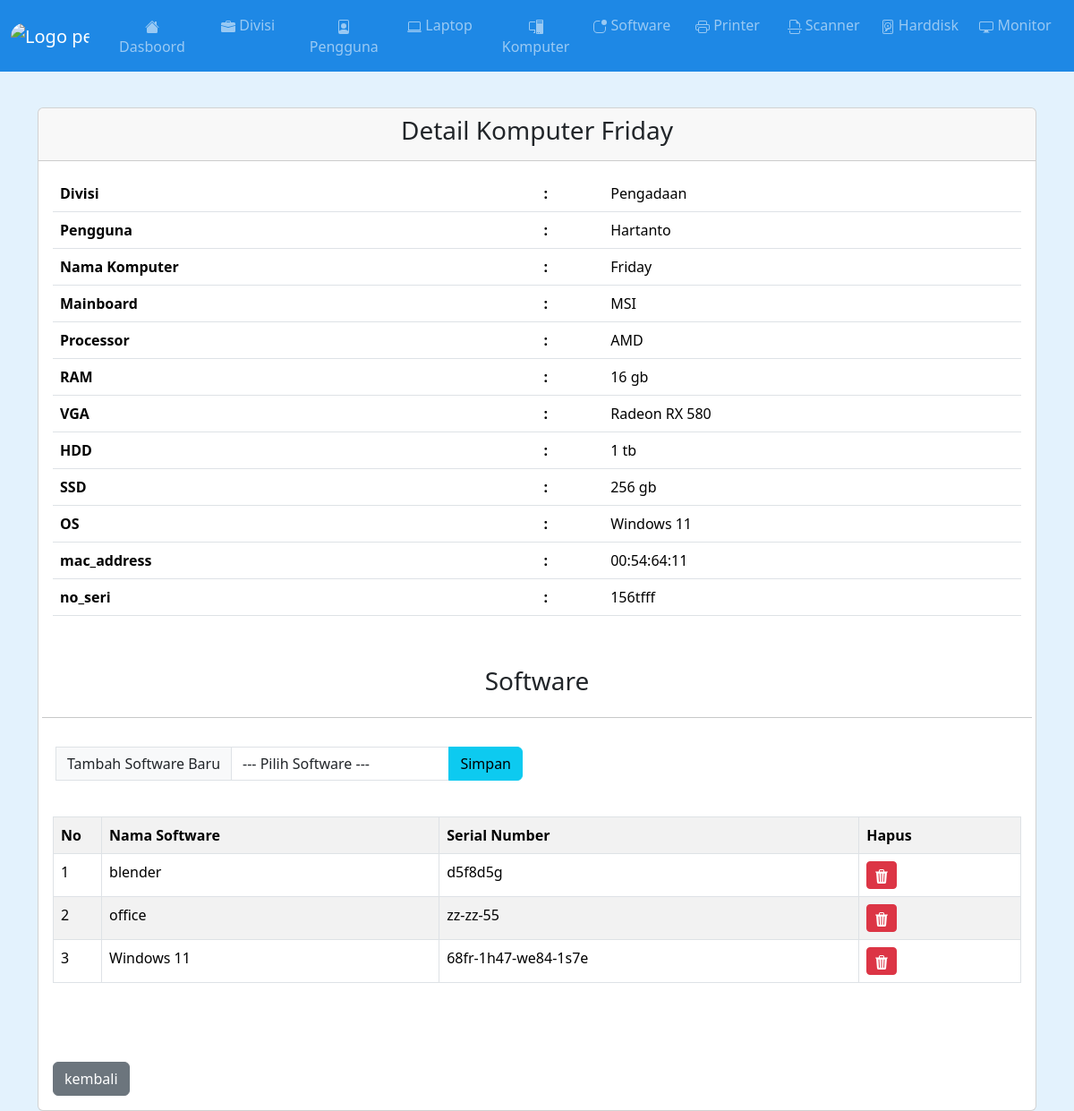
/pc_detail.php?id=16, run on the app's committed database.
### tables this page shows
CREATE TABLE `data_inventaris` (
  `id` int(11) NOT NULL,
  `id_data_devisi` int(11) NOT NULL,
  `jenis_barang` varchar(100) NOT NULL,
  `nama_pengguna_id` int(11) NOT NULL,
  `id_data_laptop` int(11) NOT NULL,
  `id_data_monitor` int(11) NOT NULL,
  `id_data_hdd_eks` int(11) NOT NULL,
  `id_data_pc` int(11) NOT NULL,
  `id_data_printer` int(11) NOT NULL,
  `id_data_scanner` int(11) NOT NULL
);

CREATE TABLE `data_pc` (
  `id` int(11) NOT NULL,
  `computer_name` varchar(100) NOT NULL,
  `mainboard` varchar(100) NOT NULL,
  `processor` varchar(100) NOT NULL,
  `ram` varchar(100) NOT NULL,
  `vga` varchar(100) NOT NULL,
  `hdd` varchar(100) NOT NULL,
  `ssd` varchar(100) NOT NULL,
  `os` varchar(100) NOT NULL,
  `mac_address` varchar(100) NOT NULL,
  `no_seri` varchar(100) NOT NULL
);

CREATE TABLE `data_devisi` (
  `id` int(11) NOT NULL,
  `nama_devisi` varchar(100) NOT NULL
);

CREATE TABLE `data_pengguna` (
  `id` int(11) NOT NULL,
  `nama` varchar(100) NOT NULL
);

CREATE TABLE `data_software` (
  `id` int(11) NOT NULL,
  `nama_software` varchar(100) NOT NULL,
  `serial_number` varchar(100) NOT NULL,
  `status_aktif` varchar(100) NOT NULL,
  `jumlah_lisensi` int(11) NOT NULL
);

### pc_detail.php (the view, shortened to what this page needs)
<?php
include 'header.php';
include 'koneksi.php'; ?>
<br><br><br>
<div class="container mt-5">
	<div class="card">
		<?php
		$id_pc = $_GET['id'];
		$data = mysqli_query($koneksi, "SELECT data_inventaris.id_data_pc, data_devisi.nama_devisi, data_pengguna.nama, data_pc.computer_name,data_pc.mainboard,data_pc.processor,data_pc.ram,data_pc.vga,data_pc.hdd,data_pc.ssd,data_pc.os,data_pc.mac_address,data_pc.no_seri FROM data_inventaris JOIN data_devisi ON data_devisi.id = data_inventaris.id_data_devisi JOIN data_pengguna ON data_pengguna.id = data_inventaris.nama_pengguna_id JOIN data_pc ON data_pc.id = data_inventaris.id_data_pc WHERE data_pc.id='$id_pc'");
		while ($d=mysqli_fetch_array($data)) {
		 	?>
		 	<div class="card-header text-center">
				<h3>Detail Komputer <?php echo $d['computer_name']; ?></h3>
			</div>
			<div class="card-body">
				<table class="table">
					<tr>
						<th>Divisi</th>
						<th>:</th>
						<td><?= $d['nama_devisi']; ?></td>
					</tr>
					<tr>
						<th>Pengguna</th>
						<th>:</th>
						<td><?= $d['nama']; ?></td>
					</tr>
					<tr>
						<th>Nama Komputer</th>
						<th>:</th>
						<td><?= $d['computer_name']; ?></td>
					</tr>
					<tr>
						<th>Mainboard</th>
						<th>:</th>
						<td><?= $d['mainboard']; ?></td>
					</tr>
					<tr>
						<th>Processor</th>
						<th>:</th>
						<td><?= $d['processor']; ?></td>
					</tr>
					<tr>
						<th>RAM</th>
						<th>:</th>
						<td><?= $d['ram'] ?></td>
					</tr>
					<tr>
						<th>VGA</th>
						<th>:</th>
						<td><?= $d['vga']; ?></td>
					</tr>
					<tr>
						<th>HDD</th>
						<th>:</th>
						<td><?= $d['hdd']; ?></td>
					</tr>
					<tr>
						<th>SSD</th>
						<th>:</th>
						<td><?= $d['ssd']; ?></td>
					</tr>
					<tr>
						<th>OS</th>
						<th>:</th>
						<td><?= $d['os']; ?></td>
					</tr>
					<tr>
						<th>mac_address</th>
						<th>:</th>
						<td><?= $d['mac_address']; ?></td>
					</tr>
					<tr>
						<th>no_seri</th>
						<th>:</th>
						<td><?= $d['no_seri'];?></td>
					</tr>
				</table>
				<br>
				<div class="row">
					<div class="col-sm-12 p-3">
						<h3><center>Software</center></h3>
					</div>
					<hr>
					<div class="col-sm-6 p-3" style="align-content: right;">
							<form method="post" action="pc_software_tambah.php">
								<div class="input-group">
									<span class="input-group-text">Tambah Software Baru</span>
									<select class="form-control" name="software" required="required">
										<option value="">--- Pilih Software ---</option>
										<?php
										$data = mysqli_query($koneksi,"SELECT * FROM data_software");
										 	 ?>
									</select>
									<input type="submit" class="btn btn-info pull-right" value="Simpan" style="float: right;">
								</div>
							</form>
					</div>
				</div>
				<br>
				<table class=" table table-md table-bordered table-striped">
					<tr>
						<th width="5%">No</th>
						<th>Nama Software</th>
						<th>Serial Number</th>
						<th>Hapus</th>
					</tr>
					<?php
					$no = 1;
					$software = mysqli_query($koneksi, "SELECT data_pc.computer_name, data_software.nama_software, data_software.serial_number, software.id FROM data_pc JOIN software ON data_pc.id=software.id_pc JOIN data_software ON data_software.id=software.id_data_software WHERE data_pc.id='$id_pc'");
					while ($s=mysqli_fetch_array($software)) {
					 	 ?>
					 	 <tr>
					 	 	<td><?php echo $no++; ?></td>
					 	 	<td><?php echo $s['nama_software']; ?></td>
					 	 	<td><?php echo $s['serial_number']; ?></td>
					 	 	<td><a href="pc_software_hapus.php?id=<?php echo $s['id']; ?>" class="btn btn-sm btn-danger" onclick="return confirm('Apakah Anda Yakin Ingin Menghapusnya ?');">
					 	 		</a>
					 	 	</td>
					 	 </tr>
					 	 <?php
					 } ?>
				</table>
				<br><br><br>
				<a href="pc.php" class="btn btn-secondary">kembali</a>
			</div>
		 	<?php
		 } ?>
	</div>
</div>

### data on the page
data_inventaris: id_data_pc.computer_name "Friday", id_data_devisi.nama_devisi "Pengadaan", data_pengguna.nama "Hartanto", id_data_pc.mainboard "MSI", id_data_pc.processor "AMD", id_data_pc.ram "16 gb", id_data_pc.vga "Radeon RX 580", id_data_pc.hdd "1 tb", id_data_pc.ssd "256 gb", id_data_pc.os "Windows 11", id_data_pc.mac_address "00:54:64:11", id_data_pc.no_seri "156tfff"
data_pc: data_software.nama_software "blender", data_software.serial_number "d5f8d5g", data_software.nama_software "office", data_software.serial_number "zz-zz-55", data_software.nama_software "Windows 11", data_software.serial_number "68fr-1h47-we84-1s7e"
